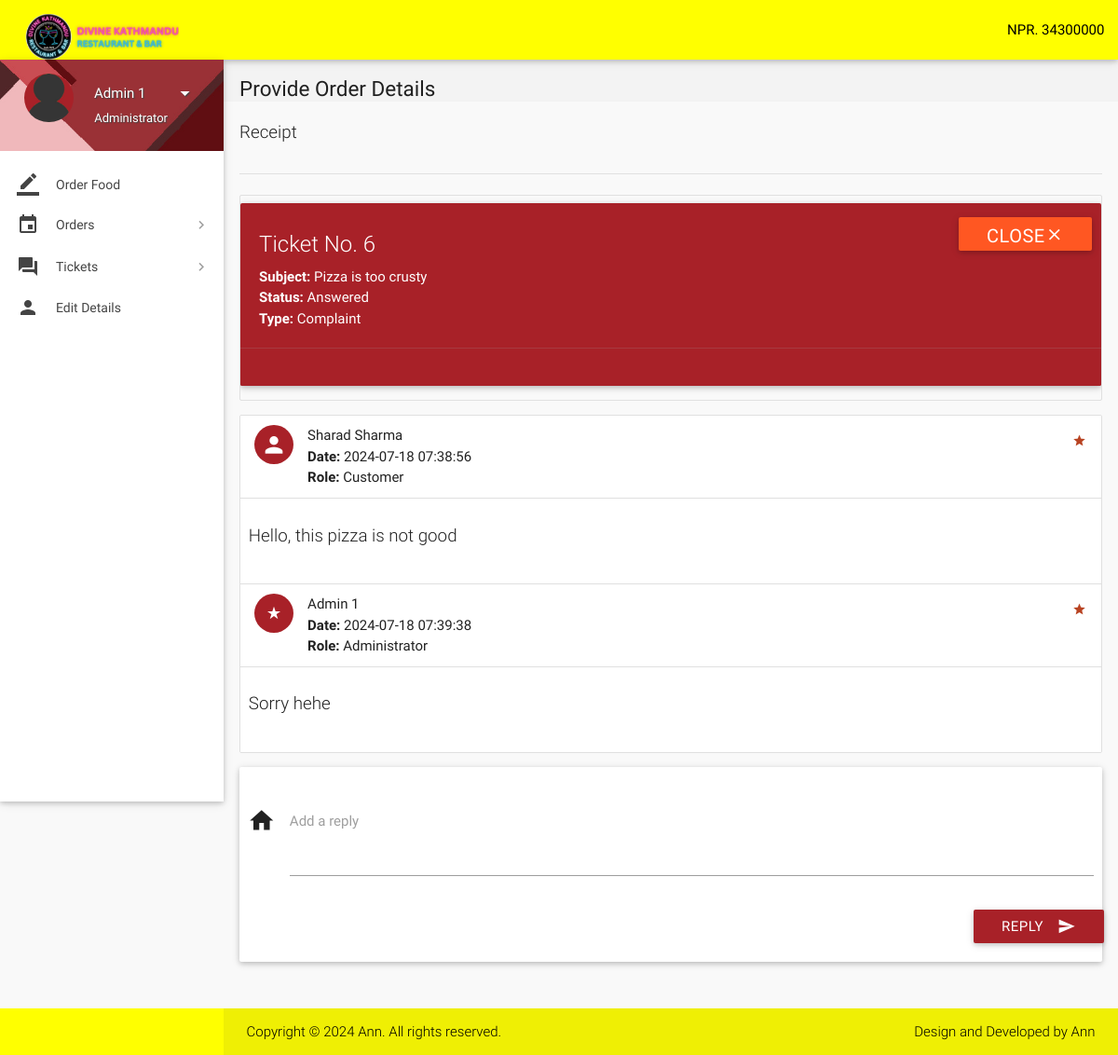
The page /view-ticket-admin.php?id=6 (signed in) on the database its author committed.
### tables this page shows
CREATE TABLE `wallet_details` (
  `id` int(11) NOT NULL,
  `wallet_id` int(11) NOT NULL,
  `number` varchar(16) NOT NULL,
  `cvv` int(3) NOT NULL,
  `balance` int(11) NOT NULL DEFAULT 2000
);

CREATE TABLE `tickets` (
  `id` int(11) NOT NULL,
  `poster_id` int(11) NOT NULL,
  `subject` varchar(100) NOT NULL,
  `description` varchar(3000) NOT NULL,
  `status` varchar(8) NOT NULL DEFAULT 'Open',
  `type` varchar(30) NOT NULL DEFAULT 'Others',
  `date` datetime NOT NULL DEFAULT current_timestamp(),
  `deleted` tinyint(4) NOT NULL DEFAULT 0
);

CREATE TABLE `ticket_details` (
  `id` int(11) NOT NULL,
  `ticket_id` int(11) NOT NULL,
  `user_id` int(11) NOT NULL,
  `description` varchar(1000) NOT NULL,
  `date` datetime NOT NULL DEFAULT current_timestamp()
);

CREATE TABLE `users` (
  `id` int(11) NOT NULL,
  `role` varchar(15) NOT NULL DEFAULT 'Customer',
  `name` varchar(15) NOT NULL,
  `username` varchar(10) NOT NULL,
  `password` varchar(255) NOT NULL,
  `email` varchar(35) DEFAULT NULL,
  `address` varchar(300) DEFAULT NULL,
  `contact` bigint(11) NOT NULL,
  `verified` tinyint(1) NOT NULL DEFAULT 0,
  `deleted` tinyint(4) NOT NULL DEFAULT 0
);

### includes/wallet.php (called while the page is built, shortened)
<?php
$user_id = $_SESSION['user_id'];
$sql = mysqli_query($con, "SELECT * FROM wallet where customer_id = $user_id");
$wallet_id = null;
while($row1 = mysqli_fetch_array($sql)){
    $wallet_id = $row1['id'];
}
if($wallet_id) {
    $sql = mysqli_query($con, "SELECT * FROM wallet_details where wallet_id = $wallet_id");
    while($row1 = mysqli_fetch_array($sql)){
        $balance = $row1['balance'];
    }
} else {
    echo "Wallet not found for user.";
}
?>

### includes/connect.php (called while the page is built, shortened)
<?php
$name = $_SESSION['name'];
$role = $_SESSION['role'];
?>

### view-ticket-admin.php (the view, shortened to what this page needs)
<?php
include 'includes/connect.php';
include 'includes/wallet.php';
$continue=0;
if($_SESSION['admin_sid']==session_id())
{
		$ticket_id = $_GET['id'];
		$sql1 = "SELECT * FROM tickets WHERE id = $ticket_id;";
		if(mysqli_num_rows(mysqli_query($con,$sql1))>0){
			$row  = $con->query($sql1)->fetch_assoc();
			$type = $row['type'];
			$subject = $row['subject'];
			$status = $row['status'];
			$continue=1;
		}
		else
			$continue = 0;
}
if($continue){
?>
<!DOCTYPE html>
<html lang="en">
<head>
  <link href="css/materialize.min.css" type="text/css" rel="stylesheet" media="screen,projection">
  <link href="css/style.min.css" type="text/css" rel="stylesheet" media="screen,projection">
  <link href="css/custom/custom.min.css" type="text/css" rel="stylesheet" media="screen,projection">
  <link href="js/plugins/perfect-scrollbar/perfect-scrollbar.css" type="text/css" rel="stylesheet" media="screen,projection">
</head>
<body>
  <header id="header" class="page-topbar">
        <div class="navbar-fixed">
            <nav class="navbar-color">
                <div class="nav-wrapper">
                    <ul class="left">
                      <li><h1 class="logo-wrapper"><a href="index.php" class="brand-logo darken-1"><img src="images/materialize-logo.png" alt="logo"></a> <span class="logo-text">Logo</span></h1></li>
                    </ul>
                    <ul class="right hide-on-med-and-down">
                        <li><a href="#" class="waves-effect waves-block waves-light">NPR. <?php echo $balance;?></i></a>
                        </li>
                    </ul>
                </div>
            </nav>
        </div>
  </header>
  <div id="main">
    <div class="wrapper">
      <aside id="left-sidebar-nav">
        <ul id="slide-out" class="side-nav fixed leftside-navigation">
            <li class="user-details cyan darken-2">
            <div class="row">
                <div class="col col s4 m4 l4">
                    <img src="images/avatar.jpg" alt="" class="circle responsive-img valign profile-image">
                </div>
                <div class="col col s8 m8 l8">
                    <a class="btn-flat dropdown-button waves-effect waves-light white-text profile-btn" href="#" data-activates="profile-dropdown"><?php echo $name;?> <i class="mdi-navigation-arrow-drop-down right"></i></a>
                    <p class="user-roal"><?php echo $role;?></p>
                </div>
            </div>
            </li>
            <li class="bold"><a href="index.php" class="waves-effect waves-cyan"><i class="mdi-editor-border-color"></i> Order Food</a>
            </li>
                <li class="no-padding">
                    <ul class="collapsible collapsible-accordion">
                        <li class="bold"><a class="collapsible-header waves-effect waves-cyan"><i class="mdi-editor-insert-invitation"></i> Orders</a>
                        </li>
                    </ul>
                </li>
                 <li class="no-padding">
                    <ul class="collapsible collapsible-accordion">
                        <li class="bold"><a class="collapsible-header waves-effect waves-cyan"><i class="mdi-action-question-answer"></i> Tickets</a>
                        </li>
                    </ul>
                </li>
            <li class="bold"><a href="details.php" class="waves-effect waves-cyan"><i class="mdi-social-person"></i> Edit Details</a>
            </li>
        </ul>
        </aside>
      <section id="content">
        <div id="breadcrumbs-wrapper">
          <div class="container">
            <div class="row">
              <div class="col s12 m12 l12">
                <h5 class="breadcrumbs-title">Provide Order Details</h5>
              </div>
            </div>
          </div>
        </div>
        <div class="container">
          <p class="caption">Receipt</p>
          <div class="divider"></div>
<div class="section">
                                <?php
								echo '<ul id="task-card" class="collection with-header">
									<div id="card-alert" class="card cyan">
										<div class="card-content white-text">
										<span class="card-title white-text darken-1">Ticket No. '.$ticket_id.'</span>
										<p><strong>Subject: </strong>'.$subject.'</p>
										<p><strong>Status: </strong>'.$status.'</p>
										<p><strong>Type: </strong>'.$type.'</p>
										</div>
										<div class="card-action cyan">
										<form method="post" action="routers/ticket-status">
										<input type="hidden" name="ticket_id" value="'.$ticket_id.'">
										<input type="hidden" name="status" value="'.($status != 'Closed' ? 'Closed' : 'Open').'">
										<button class="waves-effect waves-light deep-orange btn white-text" type="submit" name="action">'
										.($status != 'Closed' ? 'Close<i class="mdi-navigation-close"></i>' : 'Reopen<i class="mdi-navigation-check"></i>').'
										</button>
										</form>
										</div>
									</div>
                                </ul>';
								echo '<ul id="issues-collection" class="collection">';
								$sql1 = mysqli_query($con, "SELECT * from ticket_details WHERE ticket_id = $ticket_id;");
								while($row1 = mysqli_fetch_array($sql1)){
									$sql2 = "SELECT * FROM users WHERE id = ".$row1['user_id'].";";
									if(mysqli_num_rows(mysqli_query($con,$sql2))>0){
										$row2  = $con->query($sql2)->fetch_assoc();
										$name = $row2['name'];
										$role1 = $row2['role'];
									}
								  echo '
								  <li class="collection-item avatar">
									  <i class="'.($role1=='Administrator' ? 'mdi-action-star-rate' : 'mdi-social-person').' cyan circle"></i>
									  <span class="collection-header"> '.$name.'</span>
									  <p><strong>Date:</strong> '.$row1['date'].'</p>
									  <p><strong>Role:</strong> '.$role1.'</p>
									  <a href="#" class="secondary-content">
									  <i class="mdi-action-grade"></i></a>
								  </li>
								  <li class="collection-item">
									  <div class="row">
									  <p class="caption">'.$row1['description'].'</p>
									  </div>
									  </li>';
								}
							  echo '</ul>';
							  if($status != 'Closed'){
							  echo '
							  <div class="card-panel">
                  <div class="row">
                    <form class="formValidate" id="formValidate" method="post" action="routers/ticket-message" novalidate="novalidate" class="col s12">
                      <div class="row">
					  <input type="hidden" name="role" value="'.$role.'">
					  <input type="hidden" name="ticket_id" value="'.$ticket_id.'">
                        <div class="input-field col s12">
                          <i class="mdi-action-home prefix"></i>
                          <textarea name="message" id="message" class="materialize-textarea validate" data-error=".errorTxt1"></textarea>
                          <label for="message" class="">Add a reply</label>
						  <div class="errorTxt1"></div>
                        </div>
                        <div class="row">
                          <div class="input-field col s12">
                            <button class="btn cyan waves-effect waves-light right" type="submit" name="action">Reply
                              <i class="mdi-content-send right"></i>
                            </button>
                          </div>
                        </div>
                      </div>
                    </form>
                  </div>
                </div>';
							  }
								?>
          </div>
              </div>
            </div>
        </div>
  <footer class="page-footer">
    <div class="footer-copyright">
      <div class="container">
        <span>Copyright © 2024 <a class="grey-text text-lighten-4" href="#" target="_blank"> Ann.</a> All rights reserved.</span>
        <span class="right"> Design and Developed by <a class="grey-text text-lighten-4" href="#">Ann</a></span>
        </div>
    </div>
  </footer>
</body>
</html>
<?php
	}
?>

### rows shown on the page
wallet_details: balance "34300000"
tickets: subject "Pizza is too crusty", status "Answered", type "Complaint"
ticket_details: user.name "Sharad Sharma", date "2024-07-18 07:38:56", user.role "Customer", description "Hello, this pizza is not good"
ticket_details: user.name "Admin 1", date "2024-07-18 07:39:38", user.role "Administrator", description "Sorry hehe"

### other values the page prints
$name "Admin 1"
$role "Administrator"
$ticket_id "6"
